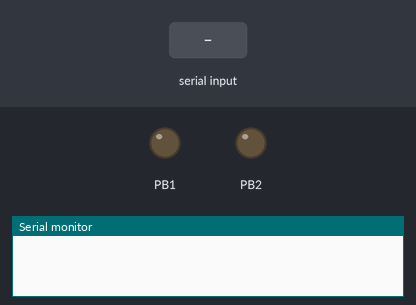
Bench run of a program on a simulated ATmega32, built with avr-gcc and emulated at 1 MHz. On the bench: output pins drawn as LEDs (lit = HIGH), the last lines printed to the serial monitor. Inputs (shaded band) come from the test bench.

Above: at 1.2 s.
1.3 s: "A" received over Serial
At 2.1 s:
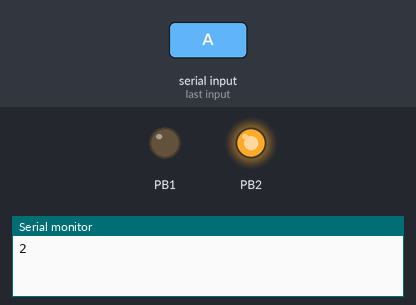
2.8 s: "3" received over Serial
At 3.2 s:
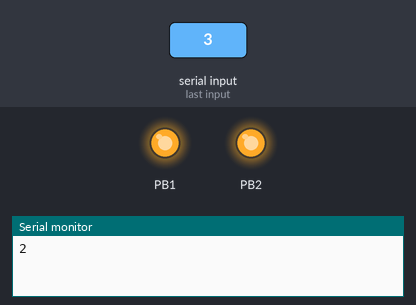
Timing chart, 0 to 5.8 s (numbered marks = the images above; inputs shaded):
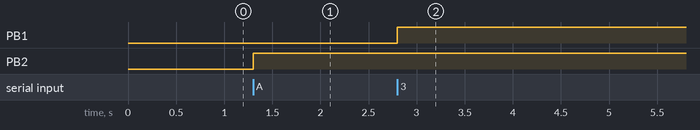

The program:

main.c
```c
/*
 * UART_testing.c
 *
 * Created: 7/5/2023 11:20:33 AM
 * Author : SEMON
 */
#define F_CPU 1000000UL
#include <avr/io.h>
#include "USART.h"
#include "std_macros.h"
#include <util/delay.h>


int main(void)
{
	UART_vInit(9600);
	DDRB|=0x06;
	CLR_BIT(PORTB,3);
	TOG_BIT(PORTB,3);
	CLR_BIT(PORTB,1);
	CLR_BIT(PORTB,2);

	char x;
	while(1)
	{
		x=UART_u8ReceiveData();
		if(x=='3')
		{
				SET_BIT(PORTB,1);
				_delay_ms(3000);

		}
		UART_vSendData('2');
		SET_BIT(PORTB,2);


	}
}
```

USART.c
```c
#define F_CPU 1000000UL
#include <util/delay.h>
#include <avr/io.h>
#include "std_macros.h"

void UART_vInit(unsigned long baud)
{
	/*1 - Choose baud rate that will be used by sender and receiver by writing to UBRRL/UBRRH*/
	unsigned short UBRR ;
	UBRR=(F_CPU/(16*baud))-1 ;
	//CLR_BIT(UBRRH,URSEL);
	UBRRH=(unsigned char)(UBRR>>8);
	UBRRL=(unsigned char)UBRR;
	/*2 - Enable USART Sender & Receiver*/
	SET_BIT(UCSRB,TXEN);
	SET_BIT(UCSRB,RXEN);
	/*3 - Choose number of data bits to be sent,parity and stop bits from UCSRC
	, We will work with 8 bits data,1 stop bit and no parity bits*/
	UCSRC=(1<<URSEL)|(1<<UCSZ0)|(1<<UCSZ1);
}

void UART_vSendData(char data)
{
	/*Wait for UDR transmit buffer to be empty*/
	while(READ_BIT(UCSRA,UDRE)==0);
	/*Put data to UDR transmit buffer transmit*/
	UDR=data ;
}

char UART_u8ReceiveData(void)
{
	/*Wait for UDR receive buffer to be filled with data*/
	while(READ_BIT(UCSRA,RXC)==0);
	/*Receive data from UDR receive buffer*/
	return UDR ;
}
void UART_vSendstring( char *ptr)
{
	while(*ptr!=0)
	{
		UART_vSendData(*ptr);
		ptr++;
		_delay_ms(100);
	}
}

 
```

USART.h
```c
#ifndef USART_H_
#define USART_H_
void UART_vInit(unsigned long baud);
void UART_vSendData(char data);
char UART_u8ReceiveData(void);
void UART_vSendstring( char *ptr);
#endif /* USART_H_ */
```

std_macros.h
```c
#define REGISTER_SIZE 8
#define SET_BIT(reg,bit)    reg|=(1<<bit)
#define CLR_BIT(reg,bit)    reg&=(~(1<<bit))
#define TOG_BIT(reg,bit)    reg^=(1<<bit)
#define READ_BIT(reg,bit)    (reg&(1<<bit))>>bit
#define IS_BIT_SET(reg,bit)  (reg&(1<<bit))>>bit
#define IS_BIT_CLR(reg,bit)  !((reg&(1<<bit))>>bit)
#define ROR(reg,num)         reg=(reg<<(REGISTER_SIZE-num))|(reg>>(num))
#define ROL(reg,num)        reg= (reg>>(REGISTER_SIZE-num))|(reg<<(num))
```

DIO.c
```c
#include <avr/io.h>
#include "std_macros.h"
void DIO_vsetPINDir(unsigned char portname,unsigned char pinnumber,unsigned char direction)
{
	switch(portname)
	{


		case 'A':
		if(direction==1)
		{
			SET_BIT(DDRA,pinnumber);//Set the direction of the given pin in port A as output
		}
		else
		{
			CLR_BIT(DDRA,pinnumber);//Set the direction of the given pin in port A as input
		}
		break;
		case 'B':
		if(direction==1)
		{
			SET_BIT(DDRB,pinnumber);//Set the direction of the given pin in port B as output
		}
		else
		{
			CLR_BIT(DDRB,pinnumber);//Set the direction of the given pin in port B as input
		}
		break;
		case 'C':
		if(direction==1)
		{
			SET_BIT(DDRC,pinnumber);//Set the direction of the given pin in port C as output
		}
		else
		{
			CLR_BIT(DDRC,pinnumber);//Set the direction of the given pin in port C as input
		}
		break;
		case 'D':
		if(direction==1)
		{
			SET_BIT(DDRD,pinnumber);//Set the direction of the given pin in port D as output
		}
		else
		{
			CLR_BIT(DDRD,pinnumber);//Set the direction of the given pin in port D as input
		}
		break;
		default:
		break;
	}
}


void DIO_write(unsigned char portname,unsigned char pinnumber,unsigned char outputvalue)
{
	switch(portname)
	{
		case 'A' :

		if(outputvalue==1)
		{
			SET_BIT(PORTA,pinnumber);//Set the value of the given pin in port A as High
		}
		else
		{
			CLR_BIT(PORTA,pinnumber);//Set the value of the given pin in port A as Low
		}
		break ;
		case 'B':

		if(outputvalue==1)
		{
			SET_BIT(PORTB,pinnumber);//Set the value of the given pin in port B as High
		}
		else
		{
			CLR_BIT(PORTB,pinnumber);//Set the value of the given pin in port B as Low
		}
		break ;
		case 'C' :

		if(outputvalue==1)
		{
			SET_BIT(PORTC,pinnumber);//Set the value of the given pin in port C as High
		}
		else
		{
			CLR_BIT(PORTC,pinnumber);//Set the value of the given pin in port C as Low
		}
		break ;
		case 'D':

		if(outputvalue==1)
		{
			SET_BIT(PORTD,pinnumber);//Set the value of the given pin in port D as High
		}
		else
		{
			CLR_BIT(PORTD,pinnumber);//Set the value of the given pin in port D as Low
		}
		break ;
		default: break ;
	}
}


unsigned char DIO_u8read(unsigned char portname,unsigned char pinnumber)
{
	unsigned char return_value=0;
	switch(portname)
	{
		case 'A' :
		return_value=READ_BIT(PINA,pinnumber);//Read the value from the given pin in port A
		break;

		case 'B' :
		return_value=READ_BIT(PINB,pinnumber);//Read the value from the given pin in port B
		break;

		case 'C' :
		return_value=READ_BIT(PINC,pinnumber);//Read the value from the given pin in port C
		break;

		case 'D' :
		return_value=READ_BIT(PIND,pinnumber);//Read the value from the given pin in port D
		break;
		default:
		break;
	}
	return return_value ;
}
void DIO_toggle(unsigned char portname,unsigned char pinnumber)
{
	switch(portname)
	{
		case 'A':
		TOG_BIT(PORTA,pinnumber);//Toggle the value of the given pin in port A
		break;
		case 'B':
		TOG_BIT(PORTB,pinnumber);//Toggle the value of the given pin in port B
		break;
		case 'C':
		TOG_BIT(PORTC,pinnumber);//Toggle the value of the given pin in port C
		break;
		case 'D':
		TOG_BIT(PORTD,pinnumber);//Toggle the value of the given pin in port D
		break;
		default: break;
	}
}
void DIO_set_port_direction(unsigned char portname,unsigned char direction)
{
	switch(portname)
	{
		case 'A' :
		DDRA=direction; //set the direction of port A
		break ;
		case 'B':
		DDRB=direction; //set the direction of port B
		break ;
		case 'C' :
		DDRC=direction; //set the direction of port C
		break ;
		case 'D':
		DDRD=direction; //set the direction of port D
		break ;
		default:
		break ;
	}

}
void DIO_write_port(unsigned char portname,unsigned char portvalue)
{
	switch(portname)
	{
		case 'A' :
		PORTA=portvalue; //Write the given value to the port A
		break ;
		case 'B':
		PORTB=portvalue; //Write the given value to the port B
		break ;
		case 'C' :
		PORTC=portvalue; //Write the given value to the port C
		break ;
		case 'D':
		PORTD=portvalue; //Write the given value to the port D
		break ;
		default:
		 break ;
	}
}

unsigned char DIO_read_port(unsigned char portname)
{
	unsigned char return_val=0;
	switch(portname)
	{
		case 'A' :
		return_val=PINA; // read the value of port A
		break ;
		case 'B':
		return_val=PINB; // read the value of port B
		break ;
		case 'C' :
		return_val=PINC; // read the value of port C
		break ;
		case 'D':
		return_val=PIND; // read the value of port D
		break ;
		default:
		break ;
	}
	return return_val;
}

void DIO_vconnectpullup(char portname ,char pinnumber, char connect_pullup)
{
	switch(portname)
	{
		case 'A':
		if(connect_pullup==1)
		{
			SET_BIT(PORTA,pinnumber);
		}
		else
		{
			CLR_BIT(PORTA,pinnumber);
		}
		break;
		case 'B':
		if(connect_pullup==1)
		{
			SET_BIT(PORTB,pinnumber);
		}
		else
		{
			CLR_BIT(PORTB,pinnumber);
		}
		break;
		case 'C':
		if(connect_pullup==1)
		{
			SET_BIT(PORTC,pinnumber);

		}
		else
		{
			CLR_BIT(PORTC,pinnumber);
		}
		break;
		case 'D':
		if(connect_pullup==1)
		{
			SET_BIT(PORTD,pinnumber);

		}
		else
		{
			CLR_BIT(PORTD,pinnumber);
		}
		break;

	}
}

void write_low_nibble(unsigned char portname,unsigned char value)
{
	value&=0x0f;
	switch(portname)
	{
		case 'A':
		PORTA&=0xf0;
		PORTA|=value;
		case 'B':
		PORTB&=0xf0;
		PORTB|=value;
		case 'C':
		PORTC&=0xf0;
		PORTC|=value;
		case 'D':
		PORTD&=0xf0;
		PORTD|=value;
	}
}

void write_high_nibble(unsigned char portname,unsigned char value)
{
	value<<=4;
	switch(portname)
	{
		case 'A':
		PORTA&=0x0f;
		PORTA|=value;
		case 'B':
		PORTB&=0x0f;
		PORTB|=value;
		case 'C':
		PORTC&=0x0f;
		PORTC|=value;
		case 'D':
		PORTD&=0x0f;
		PORTD|=value;
	}
}
```

Measured:
- after the input at 1.3 s, PB2: LOW → HIGH at once
- after the input at 2.8 s, PB1: LOW → HIGH at once
